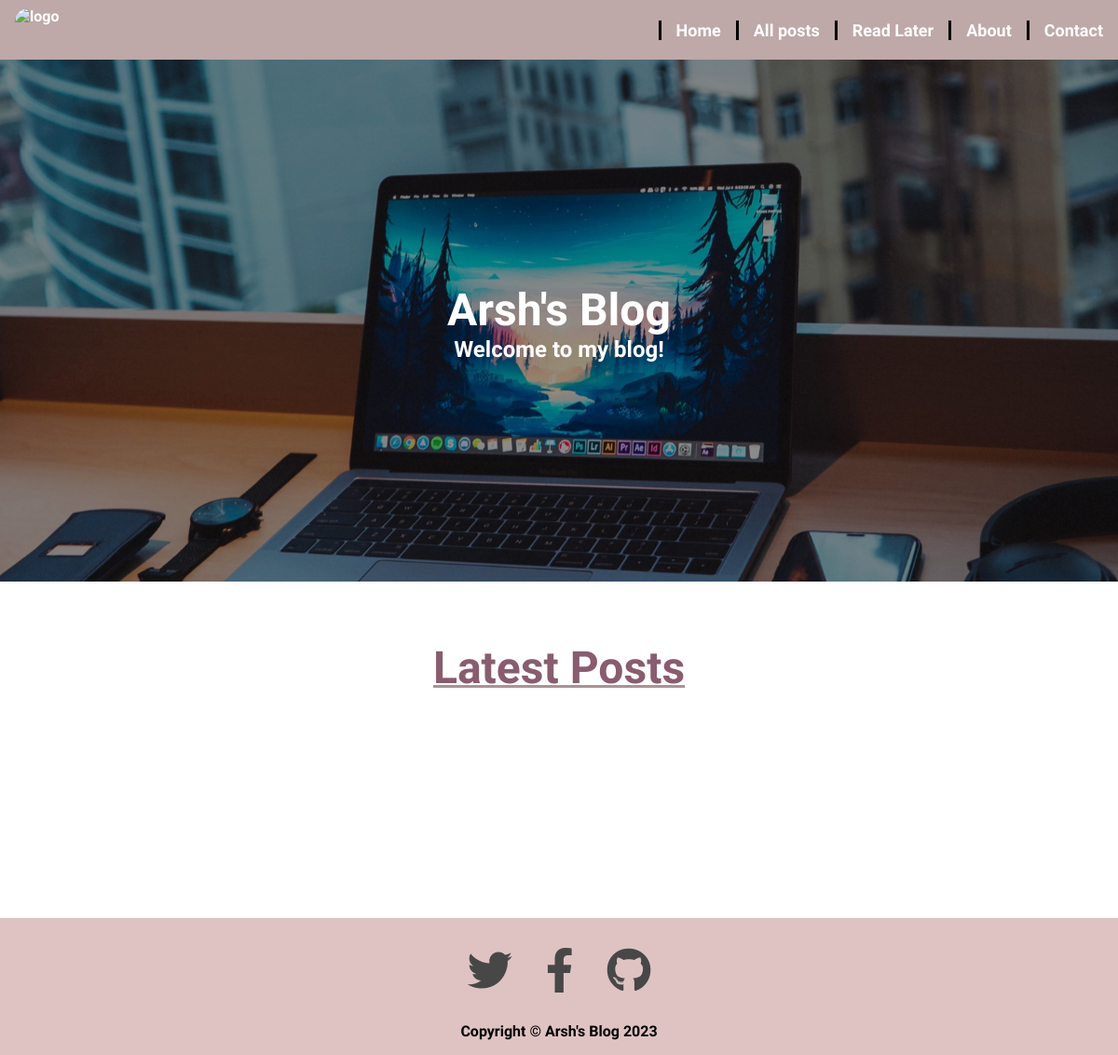
The app's page /, older data.
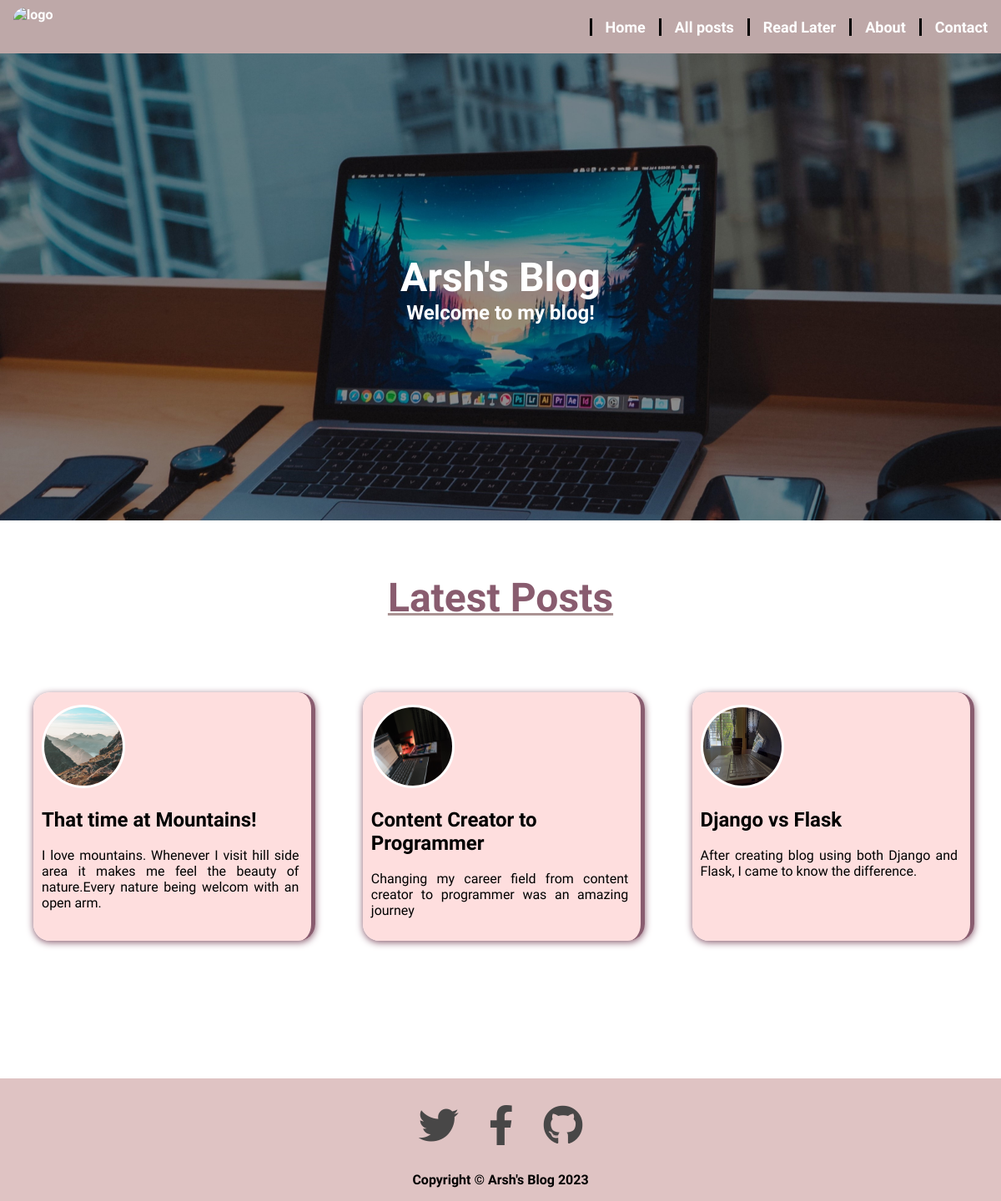
The same page, newer data.
### blog/models.py (models this page shows, shortened)
class Post(models.Model):
    title = models.CharField(max_length=100)
    excerpt = models.CharField(max_length=250)
    image_name = models.ImageField(upload_to="images", null=True)
    date = models.DateField(auto_now=True)
    slug = models.SlugField(unique=True,default="",null=False,db_index=True)
    content = models.TextField(validators=[MinLengthValidator(250)])
    author = models.ForeignKey("Author", null=True,
                               on_delete=models.SET_NULL, related_name="posts")
    tags = models.ManyToManyField("Tag", related_name="posts")

### blog/views.py (the view)
# urls.py: path("",views.HomepageView.as_view(),name="home_page"),
class HomepageView(ListView):
    template_name = "blog/home_page.html"
    model = Post
    def get_context_data(self, **kwargs):
        context = super().get_context_data(**kwargs)
        selected_posts = Post.objects.all().order_by("-date")[:3]
        context["posts"] = selected_posts
        return context

### blog/templates/blog/home_page.html (shortened to what this page needs)
{% extends 'base.html' %}
{% load static %}
{% block css %}
<link rel="stylesheet" href="{% static 'blog/home_page.css' %}">
<link rel="stylesheet" href="{% static 'blog/include/post.css' %}">
{% endblock %}
{% block content %}
<div class="heading">
    <h2>Arsh's Blog</h2>
    <p>Welcome to my blog!</p>
</div>
    <div class='post_list'>
        <h3>Latest Posts</h3>
    <ul>
        {% for post in posts %}
            {% include 'blog/include/post.html' %}
        {% endfor %}
    </ul>
    </div>
{% endblock %}

### templates/base.html (shortened to what this page needs)
{% load static %}
<!DOCTYPE html>
<html lang="en">
<head>
    <link rel="stylesheet" href="{% static 'styles.css' %}">
    <link rel="stylesheet" href="{% static 'blog/include/header.css' %}">
    <link rel="stylesheet" href="https://cdnjs.cloudflare.com/ajax/libs/font-awesome/5.15.3/css/all.min.css"/>
    {% block css %} {% endblock %}
    <link rel="stylesheet" href="{% static 'blog/include/footer.css' %}">
</head>
<body>
    {% include 'blog/include/header.html' %}
    {% block content %}{% endblock %}
    {% include 'blog/include/footer.html' %}
</body>
</html>

### blog/templates/blog/include/header.html (shortened to what this page needs)
{% load static %}
<header>
    <nav>
        <a href="{% url 'home_page' %}"><img src="{% static "blog/images/logo.jpg" %}" alt="logo" class="logo"></a>
        <div class="sidebar">
            <ul>
                <li><a href="{% url 'contact' %}">Contact</a></li>
                <li><a href="{% url 'about' %}">About</a></li>
                <li><a href="{% url 'read_later' %}">Read Later</a></li>
                <li><a href="{% url 'all_posts' %}">All posts</a></li>
                <li><a href="{% url 'home_page' %}">Home</a></li>
            </ul>
        </div>
    </nav>
</header>

### blog/templates/blog/include/post.html
{% load static %}
<li>
    <a href="{% url 'post_detail' post.slug %}">
        <div class='post'>
            <img src="{{ post.image_name.url }}" alt="{{ post.title }}"/>
            <h2>{{ post.title }}</h2>
            <p>{{ post.excerpt }}</p>
        </div>
    </a>
</li>

### blog/templates/blog/include/footer.html
<footer>
    <div class="container">
        <span><a href="https://twitter.com/arsh_kaur_arora"><i class="fab fa-twitter"></i></a></span>
        <span><a href="https://www.facebook.com/profile.php?id=100093824101712"><i class="fab fa-facebook-f"></i></a></span>
        <span><a href="https://github.com/ArshdeepKaurArora"><i class="fab fa-github"></i></a></span>
    </div>
    <p class="copyright text-muted">Copyright &copy; Arsh's Blog 2023</p>
</footer>

### static/styles.css (style rules this page uses)
html { font-family: 'Work Sans', sans-serif; }
html, body { margin: 0; padding: 0; }
* { box-sizing: border-box; }

### blog/static/blog/include/header.css (style rules this page uses)
header { width: 100%; height: 4rem; background-color: rgba(186, 163, 163, 0.938); margin: 0; padding: 0; }
nav { display: inline; overflow: hidden; margin: 0; padding: 0; }
nav img { margin-top: 0.5rem; margin-left: 1rem; float: left; width: 60px; height: 50px; border-radius: 30%; cursor: pointer; }
:root { --bar-width: 60px; --bar-height: 8px; --hamburger-gap: 6px; --background: white; --foreground: #333; --hamburger-height: calc(var(var(--bar-height))*3)+var(var(--hamburger-gap))+1rem; --hamburger-margin: 1rem; }
@media only screen
  and (min-width: 800px) { nav ul li { float:right; list-style: none; font-size: large; padding-top: 0.2rem; margin: auto; cursor: pointer; } }
@media only screen
  and (min-width: 800px) { nav ul { margin: 0; } }
@media only screen
  and (min-width: 800px) { nav ul li a { border-left: 0.2rem solid black; } }
@media only screen
  and (min-width: 800px) { header nav a { text-decoration: none; color: white; font-weight: bold; padding-right: 1rem; padding-left: 1rem; } }

### blog/static/blog/home_page.css (style rules this page uses)
.heading h2, .heading p { color: white; text-align: center; font-weight: bold; }
.heading { background-image: url('/static/blog/images/home.jpg'); background-size: cover; background-repeat: no-repeat; background-position: 50% 50%; width: 100%; height: 35rem; padding: 0%; margin: 0; }
h3 { color: #895c6f; text-align: center; margin-top: 4rem; font-size: 3rem; text-decoration: 3px underline rgb(170, 147, 147); }
.post_list ul { list-style: none; margin: 3rem auto; position: relative; margin-top: 4.5rem; margin-bottom: 10rem; padding-top: 0.5rem; display: grid; grid-gap: 5%; text-align: justify; padding-right: 2rem; }
@media only screen
  and (min-width: 800px) { .post_list ul { grid-template-columns: repeat(3, 1fr); } }
@media only screen
  and (min-width: 800px) { .heading h2 { font-size: 3rem; padding-top: 15rem; } }
@media only screen
  and (min-width: 800px) { .heading p { font-size: 1.5rem; } }
.heading h2 { margin: auto; margin-top: 0; padding: auto; }
.heading p { margin-top: 0%; }
.post_list ul li { width: 100%; box-shadow: 0 2px 8px #895c6f; border-radius: 20px; background-color: rgba(254, 219, 219, 0.897); height: 97%; border-right: 5px solid #895c6f; padding-top: 5px; margin: auto; }

### blog/static/blog/include/post.css (style rules this page uses)
li a img { border-radius: 50%; width: 100px; height: 100px; border: white solid; }
li a h2 { font-size: 1.5rem; color: black; text-align: left; }
li a p { font-size: 1rem; color: black; }
li a { text-decoration: none; }
.post { padding: 10px 15px 20px 10px; text-align: justify; }

### blog/static/blog/include/footer.css (style rules this page uses)
footer { text-align: center; padding: 0; background-color: rgba(221, 191, 191, 0.938); margin: 0; }
footer div { margin-bottom: 1rem; }
.fab { padding-top: 1rem; font-size: 48px; margin: 1rem; color: rgb(72, 71, 71) }
footer p { font-weight: bold; margin: 0; padding-bottom: 1rem; }

Row changes from the older to the newer data that the page shows:
added Post: image_name (picture), title "That time at Mountains!", excerpt "I love mountains. Whenever I visit hill side area it makes me feel the beauty of nature.Every nature being welcom with an open arm."
added Post: image_name (picture), title "Content Creator to Programmer", excerpt "Changing my career field from content creator to programmer was an amazing journey"
added Post: image_name (picture), title "Django vs Flask", excerpt "After creating blog using both Django and Flask, I came to know the difference."
